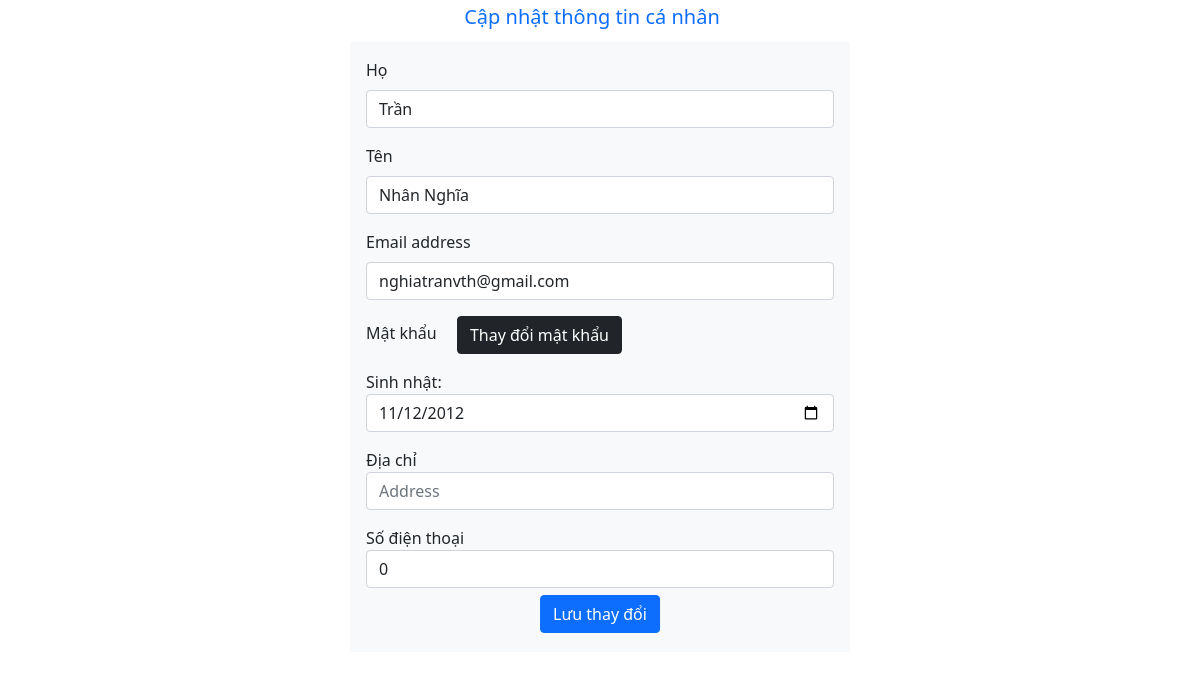
/user/editInformation.php (signed in), run on the app's committed database.
### tables this page shows
CREATE TABLE `accounts` (
  `id` int(11) NOT NULL,
  `firstName` varchar(255) NOT NULL,
  `lastName` varchar(255) NOT NULL,
  `birthday` date NOT NULL,
  `address` text NOT NULL,
  `phone` varchar(12) DEFAULT NULL,
  `email` varchar(255) NOT NULL,
  `password` varchar(255) NOT NULL,
  `gender` varchar(8) NOT NULL,
  `is_admin` tinyint(1) NOT NULL DEFAULT 0,
  `created_at` timestamp NOT NULL DEFAULT current_timestamp()
);

### HTML/user/editInformation.php (the view, shortened to what this page needs)
<?php
$conn = mysqli_connect('localhost', 'root', '', 'btl');
if (isset($_SESSION['id'])) {
    $user_id = $_SESSION['id'];
    $query = "SELECT * FROM accounts WHERE id='$user_id'";
    $query_run = mysqli_query($conn, $query);
    $users = mysqli_fetch_all($query_run, MYSQLI_ASSOC);
    $view_firstName = $users[0]['firstName'];
    $view_lastName = $users[0]['lastName'];
    $view_email = $users[0]['email'];
    $view_phone = $users[0]['phone'];
    $view_address = $users[0]['address'];
    $view_birthday = $users[0]['birthday'];
}
?>
<!DOCTYPE html>
<html lang="en">
<head>
    <link href="https://cdn.jsdelivr.net/npm/bootstrap@5.0.2/dist/css/bootstrap.min.css" rel="stylesheet">
</head>
<body>
    <div class="navbar-brand h3 d-flex justify-content-center text-primary">Cập nhật thông tin cá nhân</div>
    <div class="container bg-light p-3 position-relative" style="max-width: 500px">
        <form method="post" action="editInformation.php">
            <div class="mb-3">
                <label class="form-label">Họ</label>
                <input type="text" class="form-control" name="firstName" value="<?php echo $view_firstName ?>" placeholder="First Name">
            </div>
            <div class="mb-3">
                <label class="form-label">Tên</label>
                <input type="text" class="form-control" name="lastName" value="<?php echo $view_lastName ?>" placeholder="Last Name">
            </div>
            <div class="mb-3">
                <label class="form-label">Email address</label>
                <input type="email" class="form-control" name="email" value="<?php echo $view_email ?>" placeholder="Email" aria-describedby="emailHelp">
            </div>
            <div class="mb-3">
                <label for="">Mật khẩu</label>
                <a href="changePassword.php" class="btn btn-dark ms-3">Thay đổi mật khẩu</a>
            </div>
            <div class="mb-3">
                <label for="">Sinh nhật:</label>
                <input type="date" name="birthday" id="birthday" value="<?php echo $view_birthday ?>" class="form-control" />
            </div>
            <div class="mb-3">
                <label for="">Địa chỉ</label>
                <input type="text" name="address" id="address" class="form-control" placeholder="Address" value="<?php echo $view_address ?>" />
            </div>
            <div class="mb-5">
                <label for="">Số điện thoại</label>
                <input type="tel" name="phone" id="phone" class="form-control" placeholder="Phone number" value="<?php echo $view_phone ?>" />
            </div>
            <input class="btn btn-primary position-absolute bottom-0 start-50 translate-middle" type="submit" name="submit" value="Lưu thay đổi">
        </form>
    </div>
</body>
</html>

### data on the page
accounts: firstName "Trần", lastName "Nhân Nghĩa", email "nghiatranvth@gmail.com", birthday "11/12/2012", phone "0"
